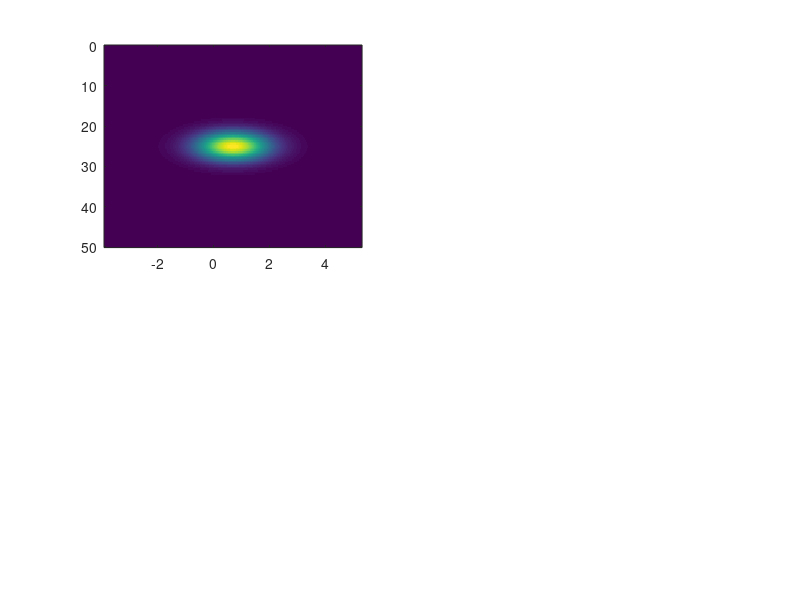

MATLAB code to generate this figure: (Note: this script raises an error after producing the figure.)
%%function [] = jamstecrest_derivatives2D_grazingKTW(FX,FY,sigmax,sigmay,xaxis,yaxis,xm,ym,dx,dy)

%%%%%%%%%%%%%%%%%%%%%%%%%%
%GAUSSIAN DISTRIBUTION 2D:
%%%%%%%%%%%%%%%%%%%%%%%%%%
%===================================================================================
%...................................................................................
xmin = log(0.02); %USAR ESTOS!!!!
xmax = log(200.0);
dx = (xmax - xmin)/(256-1); 
xaxis = [xmin:dx:xmax]; 
%...................................................................................
ymin = 0; %log([degrees C])
ymax = 50; %log([degrees C])
dy = (ymax - ymin)/(128-1); 
yaxis  = [ymin:dy:ymax]; %Internal sst phy peak (maximum growth) [degress C]
%...................................................................................
xm = mean(xaxis);
ym = mean(yaxis);
%...................................................................................
sigmax = (xmax - xmin) / 10; %USAR ESTAS!!!
sigmay = (ymax - ymin) / 20; 
%...................................................................................
[XAXIS,YAXIS] = meshgrid(xaxis,yaxis);
%...................................................................................
FX = 1/sqrt(2*pi*sigmax*sigmax) * exp(- (XAXIS - xm).^2 / (2*sigmax^2) );
FY = 1/sqrt(2*pi*sigmay*sigmay) * exp(- (YAXIS - ym).^2 / (2*sigmay^2) );
%...................................................................................
FXY = FX .* FY;
%...................................................................................
%===================================================================================

%%%%%%%%%%%%%%%%%%%%%%%%%%%%%%%%%%%%
%BIOMASS DISTRIBUTION PHYTOPLANKTON:
%%%%%%%%%%%%%%%%%%%%%%%%%%%%%%%%%%%%
%===================================================================================
%...................................................................................
%%Ctot = 1.0; 
Ctot = 9.0; 
alfa = 1.5;
Beta = 2.0;
%...................................................................................
msize = length(xaxis);
nsize = length(yaxis);
%...................................................................................
%===================================================================================
%...................................................................................
FXY = FX .* FY;
%...................................................................................
PXY001 = Ctot * FXY;
%...................................................................................
PXYalfa001 = (Ctot * FXY).^alfa;
%...................................................................................
%===================================================================================
%...................................................................................
Ctotx = sqrt(Ctot);
Ctoty = sqrt(Ctot);
%...................................................................................
PX = Ctotx * FX; 
PY = Ctoty * FY; 
%...................................................................................
PXalfa = PX.^alfa; 
PYalfa = PY.^alfa; 
%...................................................................................
PXY002 = PX .* PY;
%...................................................................................
PXYalfa002 = PXalfa .* PYalfa;
%...................................................................................
%===================================================================================
%...................................................................................
%%PXY = PXY001;
PXY = PXY002;
%...................................................................................
%%PXYalfa = PXYalfa001;
PXYalfa = PXYalfa002;
%...................................................................................
%===================================================================================
%...................................................................................
figure(70)
subplot(2,2,1)
imagesc(xaxis,yaxis,PXY001)
colorbar('vertical')
grid on
subplot(2,2,2)
imagesc(xaxis,yaxis,PXY002)
colorbar('vertical')
grid on
subplot(2,2,3)
imagesc(xaxis,yaxis,PXYalfa001)
colorbar('vertical')
grid on
subplot(2,2,4)
imagesc(xaxis,yaxis,PXYalfa002)
colorbar('vertical')
grid on
%...................................................................................
%%return
%===================================================================================
%NUMERICAL INTEGRATION OF PHYTOPLANKTON GASSIAN DISTRUBUTION 2D:
%...................................................................................
ejex = 2;
ejey = 1;
%...................................................................................
sumPXdx = sum(PX*dx,ejex); %Should be equal to sqrt(Ctot).
sumPYdy = sum(PY*dy,ejey); %Should be equal to sqrt(Ctot).
%...................................................................................
sumPXalfadx = sum(PXalfa*dx,ejex); %Should be < than sqrt(Ctot) and varies with sigmax.
sumPYalfady = sum(PYalfa*dy,ejey); %Should be < than sqrt(Ctot) and varies with sigmay.
%...................................................................................
sumPXYdxdy = sum(sum(PXY*dx,ejex)*dy,ejey); %Should be equal to Ctot.
sumPXYalfadxdy = sum(sum(PXYalfa*dx,ejex)*dy,ejey); %Should be < than Ctot and varies with sigmay.
%...................................................................................
%===================================================================================
%...................................................................................
Fx = FX(1,:);
Fy = FY(:,1);
%...................................................................................
Px = PX(1,:);
Py = PY(:,1);
%...................................................................................
Pxalfa = PXalfa(1,:);
Pyalfa = PYalfa(:,1);
%...................................................................................
%===================================================================================
%...................................................................................
sumPxdx = sum(Px*dx); %Should be equal to sqrt(Ctot).
sumPydy = sum(Py*dy); %Should be equal to sqrt(Ctot).
%...................................................................................
sumPxalfadx = sum(Pxalfa*dx); %Should be < than sqrt(Ctot) and varies with sigmax.
sumPyalfady = sum(Pyalfa*dy); %Should be < than sqrt(Ctot) and varies with sigmay.
%...................................................................................
% $$$ sumPxydxdy = sum(sum(Pxy*dx,ejex)*dy,ejey); %Should be equal to Ctot.
% $$$ sumPxyalfadxdy = sum(sum(Pxyalfa*dx,ejex)*dy,ejey); %Should be < than Ctot and varies with sigmay.
%...................................................................................
%===================================================================================
%...................................................................................
%ANALYTICAL INTEGRATION OF PHYTOPLANKTON GASSIAN DISTRUBUTION:
%...................................................................................
sigmaxStar = sigmax / sqrt(alfa);
sigmayStar = sigmay / sqrt(alfa);
%...................................................................................
intPxdx = Ctotx 
intPydy = Ctoty 
%...................................................................................
intPxalfadx001 = (Ctotx / (sigmax*sqrt(2*pi)))^alfa * (sigmaxStar*sqrt(2*pi)); %OKAY
intPyalfady001 = (Ctoty / (sigmay*sqrt(2*pi)))^alfa * (sigmayStar*sqrt(2*pi));
%...................................................................................
intPxalfadx002 = (Ctotx^alfa/sqrt(alfa)) * (sigmax*sqrt(2*pi))^(1-alfa); %OKAY
intPyalfady002 = (Ctoty^alfa/sqrt(alfa)) * (sigmay*sqrt(2*pi))^(1-alfa);
%...................................................................................
intPxalfadx = intPxalfadx001
intPyalfady = intPyalfady001
%...................................................................................
intPxydxdy = intPxdx * intPxdx 
%...................................................................................
Acte = (1/alfa) * ((sigmax*sigmay)*(2*pi))^(1-alfa);
%...................................................................................
intPxyalfadxdy001 = intPxalfadx * intPxalfadx; %WRONG!!!!
intPxyalfadxdy002 = (Ctot / ((sigmax*sigmay)*(2*pi)))^alfa * (sigmaxStar*sigmayStar)*(2*pi); %OKAY
intPxyalfadxdy003 = (Ctot^alfa) * (1/alfa) * ((sigmax*sigmay)*(2*pi))^(1-alfa); %OKAY
intPxyalfadxdy004 = (Ctot^alfa) * Acte; %OKAY
%...................................................................................
intPxyalfadxdy = intPxyalfadxdy004; 
%...................................................................................
%===================================================================================
%RATIOS NUMERICAL / ANALYTICAL INTEGRATION:
%...................................................................................
ratioPxdx = sumPxdx / intPxdx
ratioPydy = sumPydy / intPydy
%...................................................................................
ratioPxalfadx = sumPxalfadx / intPxalfadx
ratioPyalfady = sumPyalfady / intPyalfady
%...................................................................................
ratioPxydxdy = sumPXYdxdy / intPxydxdy
ratioPxyalfadxdy = sumPXYalfadxdy / intPxyalfadxdy 
%...................................................................................
return
%===================================================================================
%NUMERICAL DERIVATIVES OF PHYTOPLANKTON GAUSSIAN DISTRIBUTION 2D:
%...................................................................................
nth1 = 1; %First derivative (gradient)
nth2 = 2; %Second derivative (laplacian)
%...................................................................................
ndimY = 1; %diff between rows (ie. gradient in y-direction or columnwise)
ndimX = 2; %diff between cols (ie. gradient in x-direction or rowes-wise)
%...................................................................................
delPXYdx = diff(PXY,nth1,ndimX)/dx;
delPXYdy = diff(PXY,nth1,ndimY)/dy;
%...................................................................................
delPXYdx = [delPXYdx,ones(nsize,1)*nan]; 
delPXYdy = [delPXYdy;ones(1,msize)*nan]; 
%...................................................................................
del2PXYdxx = diff(delPXYdx,nth1,ndimX)/dx;
del2PXYdyy = diff(delPXYdy,nth1,ndimY)/dy;
%...................................................................................
del2PXYdxy = diff(delPXYdy,nth1,ndimX)/dx;
del2PXYdyx = diff(delPXYdx,nth1,ndimY)/dy;
%...................................................................................
[graPXYdx  ,graPXYdy]   = gradient(PXY     ,dx,dy);
[gra2PXYdxx,gra2PXYdyx] = gradient(graPXYdx,dx,dy);
[gra2PXYdxy,gra2PXYdyy] = gradient(graPXYdy,dx,dy);
%...................................................................................
%===================================================================================
%NUMERICAL DERIVATIVES OF PHYTOPLANKTON GAUSSIAN-POWER DISTRIBUTION 2D:
%...................................................................................
delPXYalfadx = diff(PXYalfa,nth1,ndimX)/dx;
delPXYalfady = diff(PXYalfa,nth1,ndimY)/dy;
%...................................................................................
delPXYalfadx = [delPXYalfadx,ones(nsize,1)*nan]; 
delPXYalfady = [delPXYalfady;ones(1,msize)*nan]; 
%...................................................................................
del2PXYalfadxx = diff(delPXYalfadx,nth1,ndimX)/dx;
del2PXYalfadyy = diff(delPXYalfady,nth1,ndimY)/dy;
%...................................................................................
del2PXYalfadxy = diff(delPXYalfady,nth1,ndimX)/dx;
del2PXYalfadyx = diff(delPXYalfadx,nth1,ndimY)/dy;
%...................................................................................
[graPXYalfadx  ,graPXYalfady]   = gradient(PXYalfa     ,dx,dy);
[gra2PXYalfadxx,gra2PXYalfadyx] = gradient(graPXYalfadx,dx,dy);
[gra2PXYalfadxy,gra2PXYalfadyy] = gradient(graPXYalfady,dx,dy);
%...................................................................................
%===================================================================================
%ANALYTICAL DERIVATIVES OF PHYTOPLANKTON GAUSSIAN DISTRIBUTION:
%...................................................................................
sx = - (xaxis - xm) / sigmax^2; 
sy = - (yaxis - ym) / sigmay^2; 
%...................................................................................
[SX, junkarg] = meshgrid(sx,yaxis);
[junkarg, SY] = meshgrid(xaxis,sy);
%...................................................................................
dPXYdx =  PXY .* SX; 
dPXYdy =  PXY .* SY; 
%...................................................................................
d2PXYdxx =  PXY .* ( (SX.^2) - (1/sigmax^2) );
d2PXYdyy =  PXY .* ( (SY.^2) - (1/sigmay^2) );
%...................................................................................
d2PXYdxy = (PXY) .* (SX .* SY);
d2PXYdyx = (PXY) .* (SX .* SY);
%...................................................................................
%===================================================================================
%ANALYTICAL DERIVATIVES OF PHYTOPLANKTON GAUSSIAN-POWER DISTRIBUTION:
%...................................................................................
dPXYalfadx = alfa * PXYalfa .* SX; 
dPXYalfady = alfa * PXYalfa .* SY; 
%...................................................................................
d2PXYalfadxx = alfa * PXYalfa .* ( alfa * (SX.^2) - (1/sigmax^2) );
d2PXYalfadyy = alfa * PXYalfa .* ( alfa * (SY.^2) - (1/sigmay^2) );
%...................................................................................
d2PXYalfadxy = (alfa^2) * (PXYalfa) .* (SX .* SY);
d2PXYalfadyx = (alfa^2) * (PXYalfa) .* (SX .* SY);
%...................................................................................
%===================================================================================
%ANALYTICAL DERIVATIVES OF GAUSSIAN DISTRIBUTION:
%...................................................................................
dFXYdx = FXY .* SX; 
dFXYdy = FXY .* SY; 
%...................................................................................
d2FXYdxx = FXY .* ( (SX.^2) - (1/sigmax^2) );
d2FXYdyy = FXY .* ( (SY.^2) - (1/sigmay^2) );
%...................................................................................
d2FXYdxy = (FXY) .* (SX .* SY);
d2FXYdyx = (FXY) .* (SX .* SY);
%...................................................................................
%===================================================================================
%ANALYTICAL DERIVATIVES OF GAUSSIAN-POWER DISTRIBUTION:
%...................................................................................
FXalfa = FX.^alfa;
FYalfa = FY.^alfa;
%...................................................................................
FXYalfa = FXY.^alfa;
%...................................................................................
dFXYalfadx = alfa * FXYalfa .* SX; 
dFXYalfady = alfa * FXYalfa .* SY; 
%...................................................................................
d2FXYalfadxx = alfa * FXYalfa .* ( alfa * (SX.^2) - (1/sigmax^2) );
d2FXYalfadyy = alfa * FXYalfa .* ( alfa * (SY.^2) - (1/sigmay^2) );
%...................................................................................
d2FXYalfadxy = (alfa^2) * (FXYalfa) .* (SX .* SY);
d2FXYalfadyx = (alfa^2) * (FXYalfa) .* (SX .* SY);
%...................................................................................
%===================================================================================
%...................................................................................
%...................................................................................
%...................................................................................
%===================================================================================

%%%%%%%
%PLOTS:
%%%%%%%
%===================================================================================
% $$$ %...................................................................................
% $$$ figure(20)
% $$$ subplot(2,3,1)
% $$$ imagesc(xaxis,yaxis,delPXYdx)
% $$$ colorbar('horizontal')
% $$$ xlabel('phy cell size (x)')
% $$$ ylabel('phy peak sst  (y)')
% $$$ title('d p(x,y) / dx')
% $$$ grid on
% $$$ subplot(2,3,2)
% $$$ imagesc(xaxis,yaxis,del2PXYdxx)
% $$$ colorbar('horizontal')
% $$$ xlabel('phy cell size (x)')
% $$$ ylabel('phy peak sst  (y)')
% $$$ title('d2 p(x,y) / dxx')
% $$$ grid on
% $$$ subplot(2,3,3)
% $$$ imagesc(xaxis,yaxis,del2PXYdxy)
% $$$ colorbar('horizontal')
% $$$ xlabel('phy cell size (x)')
% $$$ ylabel('phy peak sst  (y)')
% $$$ title('d2 p(x,y) / dxy')
% $$$ grid on
% $$$ subplot(2,3,4)
% $$$ imagesc(xaxis,yaxis,delPXYdy)
% $$$ colorbar('horizontal')
% $$$ xlabel('phy cell size (x)')
% $$$ ylabel('phy peak sst  (y)')
% $$$ title('d p(x,y) / dy')
% $$$ grid on
% $$$ subplot(2,3,5)
% $$$ imagesc(xaxis,yaxis,del2PXYdyy)
% $$$ colorbar('horizontal')
% $$$ xlabel('phy cell size (x)')
% $$$ ylabel('phy peak sst  (y)')
% $$$ title('d2 p(x,y) / dyy')
% $$$ grid on
% $$$ subplot(2,3,6)
% $$$ imagesc(xaxis,yaxis,del2PXYdyx)
% $$$ colorbar('horizontal')
% $$$ xlabel('phy cell size (x)')
% $$$ ylabel('phy peak sst  (y)')
% $$$ title('d2 p(x,y) / dyx')
% $$$ grid on
% $$$ %...................................................................................
% $$$ figure(30)
% $$$ subplot(2,3,1)
% $$$ imagesc(xaxis,yaxis,graPXYdx)
% $$$ xlabel('phy cell size (x)')
% $$$ ylabel('phy peak sst  (y)')
% $$$ title('d p(x,y) / dx')
% $$$ colorbar('horizontal')
% $$$ grid on
% $$$ subplot(2,3,2)
% $$$ imagesc(xaxis,yaxis,gra2PXYdxx)
% $$$ xlabel('phy cell size (x)')
% $$$ ylabel('phy peak sst  (y)')
% $$$ title('d2 p(x,y) / dxx')
% $$$ colorbar('horizontal')
% $$$ grid on
% $$$ subplot(2,3,3)
% $$$ imagesc(xaxis,yaxis,gra2PXYdxy)
% $$$ xlabel('phy cell size (x)')
% $$$ ylabel('phy peak sst  (y)')
% $$$ title('d2 p(x,y) / dxy')
% $$$ colorbar('horizontal')
% $$$ grid on
% $$$ subplot(2,3,4)
% $$$ imagesc(xaxis,yaxis,graPXYdy)
% $$$ xlabel('phy cell size (x)')
% $$$ ylabel('phy peak sst  (y)')
% $$$ title('d p(x,y) / dy')
% $$$ colorbar('horizontal')
% $$$ grid on
% $$$ subplot(2,3,5)
% $$$ imagesc(xaxis,yaxis,gra2PXYdyy)
% $$$ xlabel('phy cell size (x)')
% $$$ ylabel('phy peak sst  (y)')
% $$$ title('d2 p(x,y) / dyy')
% $$$ colorbar('horizontal')
% $$$ grid on
% $$$ subplot(2,3,6)
% $$$ imagesc(xaxis,yaxis,gra2PXYdyx)
% $$$ xlabel('phy cell size (x)')
% $$$ ylabel('phy peak sst  (y)')
% $$$ title('d2 p(x,y) / dyx')
% $$$ colorbar('horizontal')
% $$$ grid on
% $$$ %...................................................................................
% $$$ figure(40)
% $$$ subplot(2,3,1)
% $$$ imagesc(xaxis,yaxis,dPXYdx)
% $$$ xlabel('phy cell size (x)')
% $$$ ylabel('phy peak sst  (y)')
% $$$ title('d p(x,y) / dx')
% $$$ colorbar('horizontal')
% $$$ grid on
% $$$ subplot(2,3,2)
% $$$ imagesc(xaxis,yaxis,d2PXYdxx)
% $$$ xlabel('phy cell size (x)')
% $$$ ylabel('phy peak sst  (y)')
% $$$ title('d2 p(x,y) / dxx')
% $$$ colorbar('horizontal')
% $$$ grid on
% $$$ subplot(2,3,3)
% $$$ imagesc(xaxis,yaxis,d2PXYdxy)
% $$$ xlabel('phy cell size (x)')
% $$$ ylabel('phy peak sst  (y)')
% $$$ title('d2 p(x,y) / dxy')
% $$$ colorbar('horizontal')
% $$$ grid on
% $$$ subplot(2,3,4)
% $$$ imagesc(xaxis,yaxis,dPXYdy)
% $$$ xlabel('phy cell size (x)')
% $$$ ylabel('phy peak sst  (y)')
% $$$ title('d p(x,y) / dy')
% $$$ colorbar('horizontal')
% $$$ grid on
% $$$ subplot(2,3,5)
% $$$ imagesc(xaxis,yaxis,d2PXYdyy)
% $$$ xlabel('phy cell size (x)')
% $$$ ylabel('phy peak sst  (y)')
% $$$ title('d2 p(x,y) / dyy')
% $$$ colorbar('horizontal')
% $$$ grid on
% $$$ subplot(2,3,6)
% $$$ imagesc(xaxis,yaxis,d2PXYdyx)
% $$$ xlabel('phy cell size (x)')
% $$$ ylabel('phy peak sst  (y)')
% $$$ title('d2 p(x,y) / dyx')
% $$$ colorbar('horizontal')
% $$$ grid on
% $$$ %...................................................................................
% $$$ %===================================================================================
% $$$ %...................................................................................
% $$$ figure(200)
% $$$ subplot(2,3,1)
% $$$ imagesc(xaxis,yaxis,delPXYalfadx)
% $$$ colorbar('horizontal')
% $$$ xlabel('phy cell size (x)')
% $$$ ylabel('phy peak sst  (y)')
% $$$ title('d p(x,y)^{\alpha} / dx')
% $$$ grid on
% $$$ subplot(2,3,2)
% $$$ imagesc(xaxis,yaxis,del2PXYalfadxx)
% $$$ colorbar('horizontal')
% $$$ xlabel('phy cell size (x)')
% $$$ ylabel('phy peak sst  (y)')
% $$$ title('d2 p(x,y)^{\alpha} / dxx')
% $$$ grid on
% $$$ subplot(2,3,3)
% $$$ imagesc(xaxis,yaxis,del2PXYalfadxy)
% $$$ colorbar('horizontal')
% $$$ xlabel('phy cell size (x)')
% $$$ ylabel('phy peak sst  (y)')
% $$$ title('d2 p(x,y)^{\alpha} / dxy')
% $$$ grid on
% $$$ subplot(2,3,4)
% $$$ imagesc(xaxis,yaxis,delPXYalfady)
% $$$ colorbar('horizontal')
% $$$ xlabel('phy cell size (x)')
% $$$ ylabel('phy peak sst  (y)')
% $$$ title('d p(x,y)^{\alpha} / dy')
% $$$ grid on
% $$$ subplot(2,3,5)
% $$$ imagesc(xaxis,yaxis,del2PXYalfadyy)
% $$$ colorbar('horizontal')
% $$$ xlabel('phy cell size (x)')
% $$$ ylabel('phy peak sst  (y)')
% $$$ title('d2 p(x,y)^{\alpha} / dyy')
% $$$ grid on
% $$$ subplot(2,3,6)
% $$$ imagesc(xaxis,yaxis,del2PXYalfadyx)
% $$$ colorbar('horizontal')
% $$$ xlabel('phy cell size (x)')
% $$$ ylabel('phy peak sst  (y)')
% $$$ title('d2 p(x,y)^{\alpha} / dyx')
% $$$ grid on
% $$$ %...................................................................................
% $$$ figure(300)
% $$$ subplot(2,3,1)
% $$$ imagesc(xaxis,yaxis,graPXYalfadx)
% $$$ xlabel('phy cell size (x)')
% $$$ ylabel('phy peak sst  (y)')
% $$$ title('d p(x,y)^{\alpha} / dx')
% $$$ colorbar('horizontal')
% $$$ grid on
% $$$ subplot(2,3,2)
% $$$ imagesc(xaxis,yaxis,gra2PXYalfadxx)
% $$$ xlabel('phy cell size (x)')
% $$$ ylabel('phy peak sst  (y)')
% $$$ title('d2 p(x,y)^{\alpha} / dxx')
% $$$ colorbar('horizontal')
% $$$ grid on
% $$$ subplot(2,3,3)
% $$$ imagesc(xaxis,yaxis,gra2PXYalfadxy)
% $$$ xlabel('phy cell size (x)')
% $$$ ylabel('phy peak sst  (y)')
% $$$ title('d2 p(x,y)^{\alpha} / dxy')
% $$$ colorbar('horizontal')
% $$$ grid on
% $$$ subplot(2,3,4)
% $$$ imagesc(xaxis,yaxis,graPXYalfady)
% $$$ xlabel('phy cell size (x)')
% $$$ ylabel('phy peak sst  (y)')
% $$$ title('d p(x,y)^{\alpha} / dy')
% $$$ colorbar('horizontal')
% $$$ grid on
% $$$ subplot(2,3,5)
% $$$ imagesc(xaxis,yaxis,gra2PXYalfadyy)
% $$$ xlabel('phy cell size (x)')
% $$$ ylabel('phy peak sst  (y)')
% $$$ title('d2 p(x,y)^{\alpha} / dyy')
% $$$ colorbar('horizontal')
% $$$ grid on
% $$$ subplot(2,3,6)
% $$$ imagesc(xaxis,yaxis,gra2PXYalfadyx)
% $$$ xlabel('phy cell size (x)')
% $$$ ylabel('phy peak sst  (y)')
% $$$ title('d2 p(x,y)^{\alpha} / dyx')
% $$$ colorbar('horizontal')
% $$$ grid on
% $$$ %...................................................................................
% $$$ figure(400)
% $$$ subplot(2,3,1)
% $$$ imagesc(xaxis,yaxis,dPXYalfadx)
% $$$ xlabel('phy cell size (x)')
% $$$ ylabel('phy peak sst  (y)')
% $$$ title('d p(x,y)^{\alpha} / dx')
% $$$ colorbar('horizontal')
% $$$ grid on
% $$$ subplot(2,3,2)
% $$$ imagesc(xaxis,yaxis,d2PXYalfadxx)
% $$$ xlabel('phy cell size (x)')
% $$$ ylabel('phy peak sst  (y)')
% $$$ title('d2 p(x,y)^{\alpha} / dxx')
% $$$ colorbar('horizontal')
% $$$ grid on
% $$$ subplot(2,3,3)
% $$$ imagesc(xaxis,yaxis,d2PXYalfadxy)
% $$$ xlabel('phy cell size (x)')
% $$$ ylabel('phy peak sst  (y)')
% $$$ title('d2 p(x,y)^{\alpha} / dxy')
% $$$ colorbar('horizontal')
% $$$ grid on
% $$$ subplot(2,3,4)
% $$$ imagesc(xaxis,yaxis,dPXYalfady)
% $$$ xlabel('phy cell size (x)')
% $$$ ylabel('phy peak sst  (y)')
% $$$ title('d p(x,y)^{\alpha} / dy')
% $$$ colorbar('horizontal')
% $$$ grid on
% $$$ subplot(2,3,5)
% $$$ imagesc(xaxis,yaxis,d2PXYalfadyy)
% $$$ xlabel('phy cell size (x)')
% $$$ ylabel('phy peak sst  (y)')
% $$$ title('d2 p(x,y)^{\alpha} / dyy')
% $$$ colorbar('horizontal')
% $$$ grid on
% $$$ subplot(2,3,6)
% $$$ imagesc(xaxis,yaxis,d2PXYalfadyx)
% $$$ xlabel('phy cell size (x)')
% $$$ ylabel('phy peak sst  (y)')
% $$$ title('d2 p(x,y)^{\alpha} / dyx')
% $$$ colorbar('horizontal')
% $$$ grid on
% $$$ %...................................................................................
% $$$ %===================================================================================

%%%%%%%%%%%%%%%%%%%%%%%%%%%%%%%%%%%%
%GRAZING FUNCTIONAL RESPONSE KTW 2D:
%%%%%%%%%%%%%%%%%%%%%%%%%%%%%%%%%%%%
%===================================================================================
%GENERAL GRAZING FUNCTIONAL RESPONSE KTW 2D:
%...................................................................................
Z = 1.0;
kgz = 0.5; 
gzmax = 1.0;
Vmax = gzmax*Z;
%...................................................................................
Qsat001 = (sumPXYdxdy / (sumPXYdxdy + kgz)); 
Qsat002 = (intPxydxdy / (intPxydxdy + kgz)); 
%...................................................................................
GXY001 = (PXYalfa ./ sumPXYalfadxdy) * Qsat001 * Vmax; %Numerical.
GXY002 = (PXYalfa ./ intPxyalfadxdy) * Qsat002 * Vmax; %Analytical.
%...................................................................................
GXY = GXY002; 
Qsat = Qsat002;
%...................................................................................
%===================================================================================
%BIOMASS SPECIFIC [d-1] GRAZING FUNCTIONAL RESPONSE KTW 2D:
%...................................................................................
gXY001 = GXY./PXY; 
gXY002 = FXY.^(alfa-1) * ((Qsat*Vmax)/(Ctot*Acte));
%...................................................................................
gXY = gXY002;
%...................................................................................
figure(100)
himg = pcolor(xaxis,yaxis,gXY);
set(himg,'edgecolor','none')
hbar = colorbar('vertical');
xlabel('phy cell size (x)')
ylabel('phy peak sst  (y)')
title('Grazing KTW -- g(x,y)')
%%return
%...................................................................................
%===================================================================================
%NUMERICAL DERIVATIVES OF BIOMASS SPECIFIC GRAZING FUNCTIONAL RESPONSE KTW 2D:
%...................................................................................
delgXYdx = diff(gXY,nth1,ndimX)/dx;
delgXYdy = diff(gXY,nth1,ndimY)/dy;
%...................................................................................
delgXYdx = [delgXYdx,ones(nsize,1)*nan]; 
delgXYdy = [delgXYdy;ones(1,msize)*nan]; 
%...................................................................................
del2gXYdxx = diff(delgXYdx,nth1,ndimX)/dx;
del2gXYdyy = diff(delgXYdy,nth1,ndimY)/dy;
%...................................................................................
del2gXYdxy = diff(delgXYdy,nth1,ndimX)/dx;
del2gXYdyx = diff(delgXYdx,nth1,ndimY)/dy;
%...................................................................................
[gragXYdx  ,gragXYdy]   = gradient(gXY     ,dx,dy);
[gra2gXYdxx,gra2gXYdyx] = gradient(gragXYdx,dx,dy);
[gra2gXYdxy,gra2gXYdyy] = gradient(gragXYdy,dx,dy);
%...................................................................................
%===================================================================================
%ANALYTICAL DERIVATIVES OF BIOMASS SPECIFIC GRAZING FUNCTIONAL RESPONSE KTW 2D:
%...................................................................................
Dcte = (Qsat*Vmax)/(Ctot*Acte);
%...................................................................................
dgXYdx000 = ( ((dFXYalfadx .* FXY) - (FXYalfa .* dFXYdx)) ./ (FXY.*FXY) ) * Dcte; %OKAY
dgXYdy000 = ( ((dFXYalfady .* FXY) - (FXYalfa .* dFXYdy)) ./ (FXY.*FXY) ) * Dcte; %OKAY
%...................................................................................
dgXYdx001 = ( FXY.^(alfa-1) .* SX * (alfa - 1) ) * Dcte; %OKAY
dgXYdy001 = ( FXY.^(alfa-1) .* SY * (alfa - 1) ) * Dcte; %OKAY
%...................................................................................
dgXYdx = dgXYdx000;
dgXYdy = dgXYdy000;
%...................................................................................
% $$$ dgXYdx = dgXYdx001;
% $$$ dgXYdy = dgXYdy001;
%...................................................................................
%===================================================================================
%...................................................................................
d2gXYdxx001 = ( (alfa-1) * FXY.^(alfa-1) .* ((alfa-1) * (SX).^2 - (1/sigmax^2)) ) * Dcte; %OKAY
d2gXYdyy001 = ( (alfa-1) * FXY.^(alfa-1) .* ((alfa-1) * (SY).^2 - (1/sigmay^2)) ) * Dcte; %OKAY
%...................................................................................
d2gXYdxx = d2gXYdxx001;
d2gXYdyy = d2gXYdyy001;
%...................................................................................
% $$$ figure(1)
% $$$ subplot(2,2,1)
% $$$ plot(dgXYdx(:),gragXYdx(:),'*')
% $$$ subplot(2,2,2)
% $$$ plot(dgXYdy(:),gragXYdy(:),'*')
% $$$ subplot(2,2,3)
% $$$ plot(d2gXYdxx(:),gra2gXYdxx(:),'*')
% $$$ subplot(2,2,4)
% $$$ plot(d2gXYdyy(:),gra2gXYdyy(:),'*')
%...................................................................................
%===================================================================================
%...................................................................................
d2gXYdxy = FXY.^(alfa-1) .* (SX.*SY) .* (alfa-1).*(alfa-1) .* Dcte;
d2gXYdyx = FXY.^(alfa-1) .* (SX.*SY) .* (alfa-1).*(alfa-1) .* Dcte;
%...................................................................................
%===================================================================================
%...................................................................................
figure(2000)
subplot(2,3,1)
imagesc(xaxis,yaxis,delgXYdx)
colorbar('horizontal')
xlabel('phy cell size (x)')
ylabel('phy peak sst  (y)')
title('d g(x,y) / dx')
grid on
subplot(2,3,2)
imagesc(xaxis,yaxis,del2gXYdxx)
colorbar('horizontal')
xlabel('phy cell size (x)')
ylabel('phy peak sst  (y)')
title('d2 g(x,y) / dxx')
grid on
subplot(2,3,3)
imagesc(xaxis,yaxis,del2gXYdxy)
colorbar('horizontal')
xlabel('phy cell size (x)')
ylabel('phy peak sst  (y)')
title('d2 g(x,y) / dxy')
grid on
subplot(2,3,4)
imagesc(xaxis,yaxis,delgXYdy)
colorbar('horizontal')
xlabel('phy cell size (x)')
ylabel('phy peak sst  (y)')
title('d g(x,y) / dy')
grid on
subplot(2,3,5)
imagesc(xaxis,yaxis,del2gXYdyy)
colorbar('horizontal')
xlabel('phy cell size (x)')
ylabel('phy peak sst  (y)')
title('d2 g(x,y) / dyy')
grid on
subplot(2,3,6)
imagesc(xaxis,yaxis,del2gXYdyx)
colorbar('horizontal')
xlabel('phy cell size (x)')
ylabel('phy peak sst  (y)')
title('d2 g(x,y) / dyx')
grid on
%...................................................................................
figure(3000)
subplot(2,3,1)
imagesc(xaxis,yaxis,gragXYdx)
xlabel('phy cell size (x)')
ylabel('phy peak sst  (y)')
title('d g(x,y) / dx')
colorbar('horizontal')
grid on
subplot(2,3,2)
imagesc(xaxis,yaxis,gra2gXYdxx)
xlabel('phy cell size (x)')
ylabel('phy peak sst  (y)')
title('d2 g(x,y) / dxx')
colorbar('horizontal')
grid on
subplot(2,3,3)
imagesc(xaxis,yaxis,gra2gXYdxy)
xlabel('phy cell size (x)')
ylabel('phy peak sst  (y)')
title('d2 g(x,y) / dxy')
colorbar('horizontal')
grid on
subplot(2,3,4)
imagesc(xaxis,yaxis,gragXYdy)
xlabel('phy cell size (x)')
ylabel('phy peak sst  (y)')
title('d g(x,y) / dy')
colorbar('horizontal')
grid on
subplot(2,3,5)
imagesc(xaxis,yaxis,gra2gXYdyy)
xlabel('phy cell size (x)')
ylabel('phy peak sst  (y)')
title('d2 g(x,y) / dyy')
colorbar('horizontal')
grid on
subplot(2,3,6)
imagesc(xaxis,yaxis,gra2gXYdyx)
xlabel('phy cell size (x)')
ylabel('phy peak sst  (y)')
title('d2 g(x,y) / dyx')
colorbar('horizontal')
grid on
%...................................................................................
figure(4000)
subplot(2,3,1)
imagesc(xaxis,yaxis,dgXYdx)
xlabel('phy cell size (x)')
ylabel('phy peak sst  (y)')
title('d g(x,y) / dx')
colorbar('horizontal')
grid on
subplot(2,3,2)
imagesc(xaxis,yaxis,d2gXYdxx)
xlabel('phy cell size (x)')
ylabel('phy peak sst  (y)')
title('d2 g(x,y) / dxx')
colorbar('horizontal')
grid on
subplot(2,3,3)
imagesc(xaxis,yaxis,d2gXYdxy)
xlabel('phy cell size (x)')
ylabel('phy peak sst  (y)')
title('d2 g(x,y) / dxy')
colorbar('horizontal')
grid on
subplot(2,3,4)
imagesc(xaxis,yaxis,dgXYdy)
xlabel('phy cell size (x)')
ylabel('phy peak sst  (y)')
title('d g(x,y) / dy')
colorbar('horizontal')
grid on
subplot(2,3,5)
imagesc(xaxis,yaxis,d2gXYdyy)
xlabel('phy cell size (x)')
ylabel('phy peak sst  (y)')
title('d2 g(x,y) / dyy')
colorbar('horizontal')
grid on
subplot(2,3,6)
imagesc(xaxis,yaxis,d2gXYdyx)
xlabel('phy cell size (x)')
ylabel('phy peak sst  (y)')
title('d2 g(x,y) / dyx')
colorbar('horizontal')
grid on
%...................................................................................
%===================================================================================
